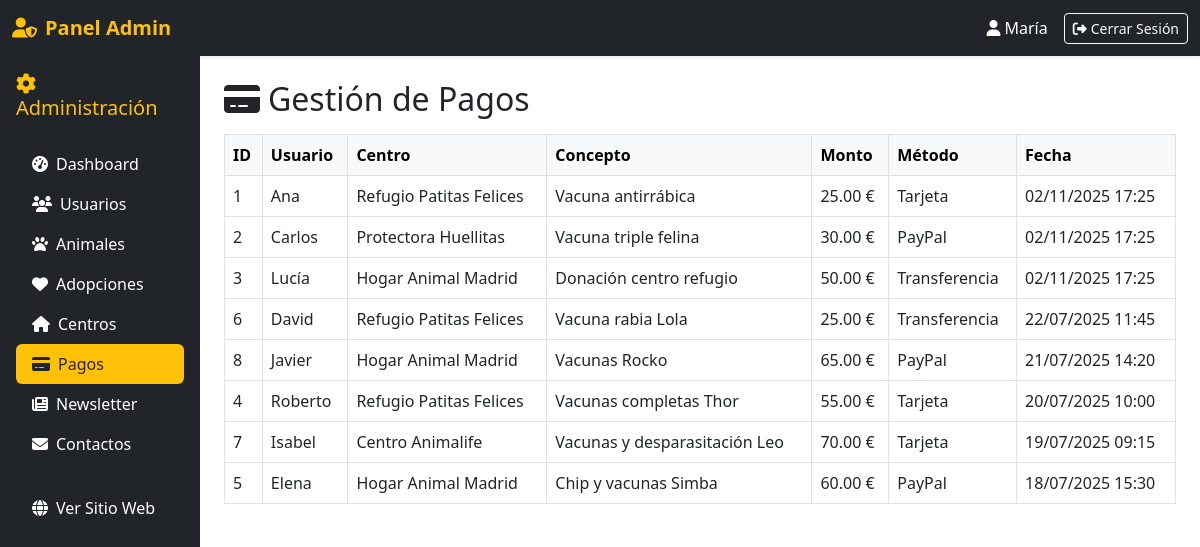
Page /admin/pagos.php (signed in) on the committed database.
### tables this page shows
CREATE TABLE `pagos` (
  `id_pago` int(11) NOT NULL,
  `id_usuario` int(11) DEFAULT NULL,
  `id_centro` int(11) DEFAULT NULL,
  `monto` decimal(10,2) DEFAULT NULL,
  `concepto` varchar(255) DEFAULT NULL,
  `fecha_pago` datetime DEFAULT current_timestamp(),
  `metodo_pago` enum('Tarjeta','PayPal','Transferencia') DEFAULT NULL
);

CREATE TABLE `usuarios` (
  `id_usuario` int(11) NOT NULL,
  `nombre` varchar(100) NOT NULL,
  `apellido` varchar(100) DEFAULT NULL,
  `email` varchar(150) NOT NULL,
  `password_hash` varchar(255) NOT NULL,
  `telefono` varchar(20) DEFAULT NULL,
  `direccion` varchar(255) DEFAULT NULL,
  `fecha_registro` datetime DEFAULT current_timestamp(),
  `id_rol` int(11) DEFAULT 2
);

CREATE TABLE `centros` (
  `id_centro` int(11) NOT NULL,
  `nombre` varchar(150) NOT NULL,
  `direccion` varchar(255) DEFAULT NULL,
  `telefono` varchar(20) DEFAULT NULL,
  `email` varchar(150) DEFAULT NULL,
  `web` varchar(150) DEFAULT NULL,
  `fecha_alta` datetime DEFAULT current_timestamp(),
  `latitud` decimal(10,8) DEFAULT NULL,
  `longitud` decimal(10,8) DEFAULT NULL,
  `imagen_url` varchar(255) DEFAULT NULL
);

### admin/pagos.php (the view, shortened to what this page needs)
<?php
require_once '../includes/config.php';
$stmt = $pdo->query("
    SELECT p.*, u.nombre as usuario_nombre, c.nombre as centro_nombre
    FROM pagos p
    JOIN usuarios u ON p.id_usuario = u.id_usuario
    JOIN centros c ON p.id_centro = c.id_centro
    ORDER BY p.fecha_pago DESC
");
$pagos = $stmt->fetchAll();
?>
<!DOCTYPE html>
<html lang="es">
<head>
    <link rel="stylesheet" href="https://cdnjs.cloudflare.com/ajax/libs/font-awesome/6.4.0/css/all.min.css">
    <link href="https://cdn.jsdelivr.net/npm/bootstrap@5.3.0/dist/css/bootstrap.min.css" rel="stylesheet">
</head>
<body>
<?php include 'header.php'; ?>
<div class="container-fluid">
    <div class="row">
        <?php include 'sidebar.php'; ?>
        <div class="col-md-10 p-4">
            <h2><i class="fas fa-credit-card me-2"></i>Gestión de Pagos</h2>
            <table class="table table-bordered mt-3">
                <thead class="table-light">
                    <tr><th>ID</th><th>Usuario</th><th>Centro</th><th>Concepto</th><th>Monto</th><th>Método</th><th>Fecha</th></tr>
                </thead>
                <tbody>
                    <?php foreach ($pagos as $p): ?>
                    <tr>
                        <td><?= $p['id_pago'] ?></td>
                        <td><?= htmlspecialchars($p['usuario_nombre']) ?></td>
                        <td><?= htmlspecialchars($p['centro_nombre']) ?></td>
                        <td><?= htmlspecialchars($p['concepto']) ?></td>
                        <td><?= number_format($p['monto'], 2) ?> €</td>
                        <td><?= $p['metodo_pago'] ?></td>
                        <td><?= date('d/m/Y H:i', strtotime($p['fecha_pago'])) ?></td>
                    </tr>
                    <?php endforeach; ?>
                </tbody>
            </table>
        </div>
    </div>
</div>
</body>
</html>

### rows in the picture
pagos: id_pago "1", id_usuario.nombre "Ana", id_centro.nombre "Refugio Patitas Felices", concepto "Vacuna antirrábica", monto "25.00", metodo_pago "Tarjeta", fecha_pago "02/11/2025 17:25"
pagos: id_pago "2", id_usuario.nombre "Carlos", id_centro.nombre "Protectora Huellitas", concepto "Vacuna triple felina", monto "30.00", metodo_pago "PayPal", fecha_pago "02/11/2025 17:25"
pagos: id_pago "3", id_usuario.nombre "Lucía", id_centro.nombre "Hogar Animal Madrid", concepto "Donación centro refugio", monto "50.00", metodo_pago "Transferencia", fecha_pago "02/11/2025 17:25"
pagos: id_pago "6", id_usuario.nombre "David", id_centro.nombre "Refugio Patitas Felices", concepto "Vacuna rabia Lola", monto "25.00", metodo_pago "Transferencia", fecha_pago "22/07/2025 11:45"
pagos: id_pago "8", id_usuario.nombre "Javier", id_centro.nombre "Hogar Animal Madrid", concepto "Vacunas Rocko", monto "65.00", metodo_pago "PayPal", fecha_pago "21/07/2025 14:20"
pagos: id_pago "4", id_usuario.nombre "Roberto", id_centro.nombre "Refugio Patitas Felices", concepto "Vacunas completas Thor", monto "55.00", metodo_pago "Tarjeta", fecha_pago "20/07/2025 10:00"
pagos: id_pago "7", id_usuario.nombre "Isabel", id_centro.nombre "Centro Animalife", concepto "Vacunas y desparasitación Leo", monto "70.00", metodo_pago "Tarjeta", fecha_pago "19/07/2025 09:15"
pagos: id_pago "5", id_usuario.nombre "Elena", id_centro.nombre "Hogar Animal Madrid", concepto "Chip y vacunas Simba", monto "60.00", metodo_pago "PayPal", fecha_pago "18/07/2025 15:30"

### other values in the picture
$_SESSION['user_name'] "María"
